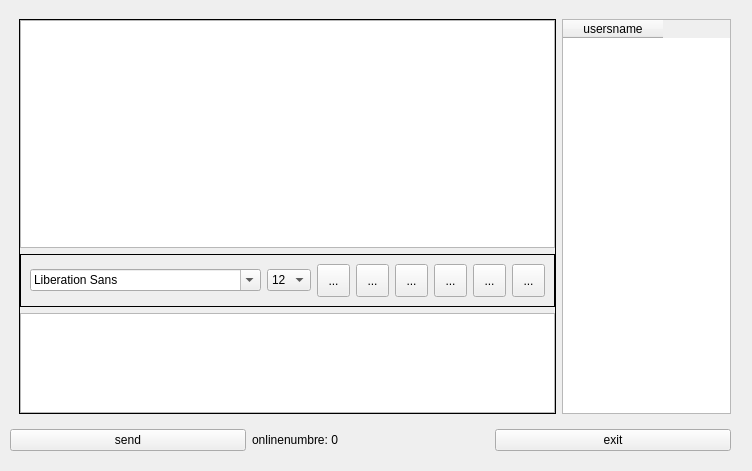
<?xml version="1.0" encoding="UTF-8"?>
<ui version="4.0">
 <class>Widget</class>
 <widget class="QWidget" name="Widget">
  <property name="geometry">
   <rect>
    <x>0</x>
    <y>0</y>
    <width>752</width>
    <height>471</height>
   </rect>
  </property>
  <property name="windowTitle">
   <string>Form</string>
  </property>
  <widget class="QWidget" name="widget_6" native="true">
   <property name="geometry">
    <rect>
     <x>10</x>
     <y>10</y>
     <width>730</width>
     <height>450</height>
    </rect>
   </property>
   <layout class="QVBoxLayout" name="verticalLayout_3">
    <property name="leftMargin">
     <number>0</number>
    </property>
    <property name="topMargin">
     <number>0</number>
    </property>
    <property name="rightMargin">
     <number>0</number>
    </property>
    <property name="bottomMargin">
     <number>0</number>
    </property>
    <item>
     <widget class="QWidget" name="widget_4" native="true">
      <layout class="QHBoxLayout" name="horizontalLayout_4">
       <item>
        <widget class="QFrame" name="frame_3">
         <property name="frameShape">
          <enum>QFrame::Box</enum>
         </property>
         <layout class="QVBoxLayout" name="verticalLayout_2">
          <property name="leftMargin">
           <number>0</number>
          </property>
          <property name="topMargin">
           <number>0</number>
          </property>
          <property name="rightMargin">
           <number>0</number>
          </property>
          <property name="bottomMargin">
           <number>0</number>
          </property>
          <item>
           <widget class="QWidget" name="widget" native="true">
            <layout class="QVBoxLayout" name="verticalLayout">
             <property name="leftMargin">
              <number>0</number>
             </property>
             <property name="topMargin">
              <number>0</number>
             </property>
             <property name="rightMargin">
              <number>0</number>
             </property>
             <property name="bottomMargin">
              <number>0</number>
             </property>
             <item>
              <widget class="QTextBrowser" name="msgBrowser"/>
             </item>
            </layout>
           </widget>
          </item>
          <item>
           <widget class="QFrame" name="frame_2">
            <property name="frameShape">
             <enum>QFrame::Box</enum>
            </property>
            <layout class="QHBoxLayout" name="horizontalLayout">
             <item>
              <widget class="QFontComboBox" name="fontCbx"/>
             </item>
             <item>
              <widget class="QComboBox" name="sizeCbx">
               <property name="currentIndex">
                <number>4</number>
               </property>
               <item>
                <property name="text">
                 <string>8</string>
                </property>
               </item>
               <item>
                <property name="text">
                 <string>9</string>
                </property>
               </item>
               <item>
                <property name="text">
                 <string>10</string>
                </property>
               </item>
               <item>
                <property name="text">
                 <string>11</string>
                </property>
               </item>
               <item>
                <property name="text">
                 <string>12</string>
                </property>
               </item>
               <item>
                <property name="text">
                 <string>13</string>
                </property>
               </item>
               <item>
                <property name="text">
                 <string>14</string>
                </property>
               </item>
               <item>
                <property name="text">
                 <string>15</string>
                </property>
               </item>
               <item>
                <property name="text">
                 <string>16</string>
                </property>
               </item>
               <item>
                <property name="text">
                 <string>17</string>
                </property>
               </item>
               <item>
                <property name="text">
                 <string>18</string>
                </property>
               </item>
               <item>
                <property name="text">
                 <string>19</string>
                </property>
               </item>
               <item>
                <property name="text">
                 <string>20</string>
                </property>
               </item>
               <item>
                <property name="text">
                 <string>21</string>
                </property>
               </item>
               <item>
                <property name="text">
                 <string>22</string>
                </property>
               </item>
              </widget>
             </item>
             <item>
              <widget class="QToolButton" name="boldTBtn">
               <property name="minimumSize">
                <size>
                 <width>33</width>
                 <height>33</height>
                </size>
               </property>
               <property name="toolTip">
                <string>jiachu</string>
               </property>
               <property name="text">
                <string>...</string>
               </property>
               <property name="icon">
                <iconset resource="res.qrc">
                 <normaloff>:/images/bold.png</normaloff>:/images/bold.png</iconset>
               </property>
               <property name="iconSize">
                <size>
                 <width>26</width>
                 <height>26</height>
                </size>
               </property>
               <property name="checkable">
                <bool>true</bool>
               </property>
              </widget>
             </item>
             <item>
              <widget class="QToolButton" name="italicTBtn">
               <property name="minimumSize">
                <size>
                 <width>33</width>
                 <height>33</height>
                </size>
               </property>
               <property name="toolTip">
                <string>qingxie</string>
               </property>
               <property name="text">
                <string>...</string>
               </property>
               <property name="icon">
                <iconset resource="res.qrc">
                 <normaloff>:/images/italic.png</normaloff>:/images/italic.png</iconset>
               </property>
               <property name="iconSize">
                <size>
                 <width>26</width>
                 <height>26</height>
                </size>
               </property>
               <property name="checkable">
                <bool>true</bool>
               </property>
              </widget>
             </item>
             <item>
              <widget class="QToolButton" name="underlineTBtn">
               <property name="minimumSize">
                <size>
                 <width>33</width>
                 <height>33</height>
                </size>
               </property>
               <property name="toolTip">
                <string>gaiyanse</string>
               </property>
               <property name="text">
                <string>...</string>
               </property>
               <property name="icon">
                <iconset resource="res.qrc">
                 <normaloff>:/images/under.png</normaloff>:/images/under.png</iconset>
               </property>
               <property name="iconSize">
                <size>
                 <width>26</width>
                 <height>26</height>
                </size>
               </property>
              </widget>
             </item>
             <item>
              <widget class="QToolButton" name="colorTBtn">
               <property name="minimumSize">
                <size>
                 <width>33</width>
                 <height>33</height>
                </size>
               </property>
               <property name="toolTip">
                <string>xiahuaxian</string>
               </property>
               <property name="text">
                <string>...</string>
               </property>
               <property name="icon">
                <iconset resource="res.qrc">
                 <normaloff>:/images/color.png</normaloff>:/images/color.png</iconset>
               </property>
               <property name="iconSize">
                <size>
                 <width>26</width>
                 <height>26</height>
                </size>
               </property>
               <property name="checkable">
                <bool>true</bool>
               </property>
              </widget>
             </item>
             <item>
              <widget class="QToolButton" name="saveTBtn">
               <property name="minimumSize">
                <size>
                 <width>33</width>
                 <height>33</height>
                </size>
               </property>
               <property name="toolTip">
                <string>baocunlujing</string>
               </property>
               <property name="text">
                <string>...</string>
               </property>
               <property name="icon">
                <iconset resource="res.qrc">
                 <normaloff>:/images/save.png</normaloff>:/images/save.png</iconset>
               </property>
               <property name="iconSize">
                <size>
                 <width>26</width>
                 <height>26</height>
                </size>
               </property>
              </widget>
             </item>
             <item>
              <widget class="QToolButton" name="clearTBtn">
               <property name="minimumSize">
                <size>
                 <width>33</width>
                 <height>33</height>
                </size>
               </property>
               <property name="toolTip">
                <string>qingkong</string>
               </property>
               <property name="text">
                <string>...</string>
               </property>
               <property name="icon">
                <iconset resource="res.qrc">
                 <normaloff>:/images/clear.png</normaloff>:/images/clear.png</iconset>
               </property>
               <property name="iconSize">
                <size>
                 <width>26</width>
                 <height>26</height>
                </size>
               </property>
              </widget>
             </item>
            </layout>
           </widget>
          </item>
          <item>
           <widget class="QWidget" name="widget_2" native="true">
            <property name="maximumSize">
             <size>
              <width>16777215</width>
              <height>100</height>
             </size>
            </property>
            <layout class="QHBoxLayout" name="horizontalLayout_2">
             <property name="leftMargin">
              <number>0</number>
             </property>
             <property name="topMargin">
              <number>0</number>
             </property>
             <property name="rightMargin">
              <number>0</number>
             </property>
             <property name="bottomMargin">
              <number>0</number>
             </property>
             <item>
              <widget class="QTextEdit" name="msgTxtEdit"/>
             </item>
            </layout>
           </widget>
          </item>
         </layout>
        </widget>
       </item>
       <item>
        <widget class="QWidget" name="widget_3" native="true">
         <property name="maximumSize">
          <size>
           <width>180</width>
           <height>16777215</height>
          </size>
         </property>
         <layout class="QHBoxLayout" name="horizontalLayout_3">
          <property name="leftMargin">
           <number>0</number>
          </property>
          <property name="topMargin">
           <number>0</number>
          </property>
          <property name="rightMargin">
           <number>0</number>
          </property>
          <property name="bottomMargin">
           <number>0</number>
          </property>
          <item>
           <widget class="QTableWidget" name="usrTblWidget">
            <property name="selectionMode">
             <enum>QAbstractItemView::SingleSelection</enum>
            </property>
            <property name="selectionBehavior">
             <enum>QAbstractItemView::SelectRows</enum>
            </property>
            <column>
             <property name="text">
              <string>usersname</string>
             </property>
            </column>
           </widget>
          </item>
         </layout>
        </widget>
       </item>
      </layout>
     </widget>
    </item>
    <item>
     <widget class="QWidget" name="widget_5" native="true">
      <layout class="QHBoxLayout" name="horizontalLayout_5">
       <property name="leftMargin">
        <number>0</number>
       </property>
       <property name="topMargin">
        <number>0</number>
       </property>
       <item>
        <widget class="QPushButton" name="sendBtn">
         <property name="text">
          <string>send</string>
         </property>
        </widget>
       </item>
       <item>
        <widget class="QLabel" name="usrNumLbl">
         <property name="text">
          <string>onlinenumbre: 0</string>
         </property>
        </widget>
       </item>
       <item>
        <widget class="QPushButton" name="exitBtn">
         <property name="text">
          <string>exit</string>
         </property>
        </widget>
       </item>
      </layout>
     </widget>
    </item>
   </layout>
  </widget>
 </widget>
 <resources>
  <include location="res.qrc"/>
 </resources>
 <connections/>
</ui>
